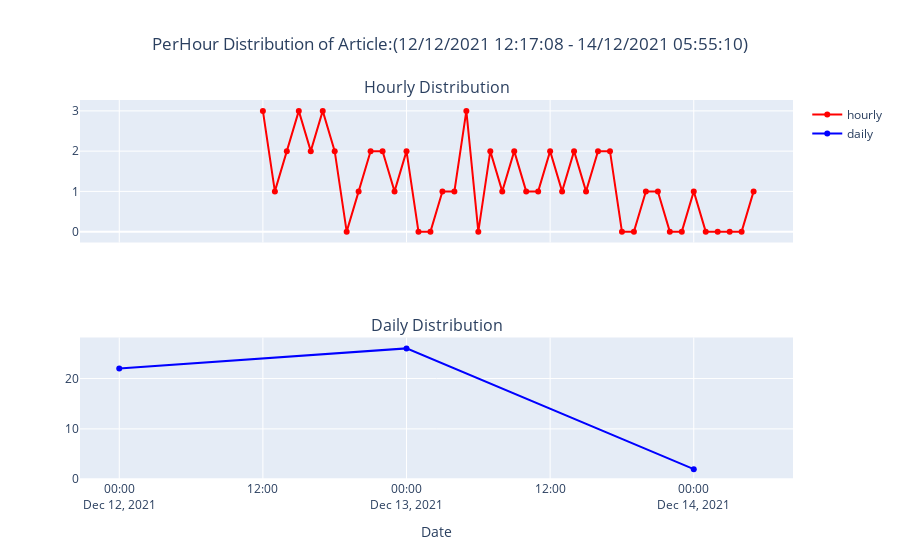

The notebook cell saved with this chart:
### Code cell
fig = make_subplots(rows=2, cols=1,shared_xaxes=True,subplot_titles=('Hourly Distribution',  'Daily Distribution'))

fig.add_trace(
    go.Scatter(x= perh['pdate'],
                          y=perh['source'],
                          mode ='markers+lines',
                          name ="hourly",
                          marker_color = 'red'),row = 1, col=1)

fig.add_trace(
    go.Scatter(x=perd['pdate'], 
               y=perd['source'],
               mode ='markers+lines',
               name='daily',
               marker_color = 'blue'),
    row=2, col=1
)
fig['layout']['xaxis2']['title'] = 'Date'
fig.update_layout(
    title_text = 'PerHour Distribution of Article:({} - {})'.format(art['pdate'][0].strftime("%d/%m/%Y %H:%M:%S"),
                                                       art['pdate'][49].strftime("%d/%m/%Y %H:%M:%S")),template="plotly",
    title_x=0.5)
fig.show()

### Figure 1 — Plotly figure (JSON) as saved in the notebook; plotly's stock layout.template omitted (floating-point values rounded to 4 significant figures)
{"data": [{"marker": {"color": "red"}, "mode": "markers+lines", "name": "hourly", "type": "scatter", "x": ["2021-12-12T12:00:00", "2021-12-12T13:00:00", "2021-12-12T14:00:00", "2021-12-12T15:00:00", "2021-12-12T16:00:00", "2021-12-12T17:00:00", "2021-12-12T18:00:00", "2021-12-12T19:00:00", "2021-12-12T20:00:00", "2021-12-12T21:00:00", "2021-12-12T22:00:00", "2021-12-12T23:00:00", "2021-12-13T00:00:00", "2021-12-13T01:00:00", "2021-12-13T02:00:00", "2021-12-13T03:00:00", "2021-12-13T04:00:00", "2021-12-13T05:00:00", "2021-12-13T06:00:00", "2021-12-13T07:00:00", "2021-12-13T08:00:00", "2021-12-13T09:00:00", "2021-12-13T10:00:00", "2021-12-13T11:00:00", "2021-12-13T12:00:00", "2021-12-13T13:00:00", "2021-12-13T14:00:00", "2021-12-13T15:00:00", "2021-12-13T16:00:00", "2021-12-13T17:00:00", "2021-12-13T18:00:00", "2021-12-13T19:00:00", "2021-12-13T20:00:00", "2021-12-13T21:00:00", "2021-12-13T22:00:00", "2021-12-13T23:00:00", "2021-12-14T00:00:00", "2021-12-14T01:00:00", "2021-12-14T02:00:00", "2021-12-14T03:00:00", "2021-12-14T04:00:00", "2021-12-14T05:00:00"], "xaxis": "x", "y": [3, 1, 2, 3, 2, 3, 2, 0, 1, 2, 2, 1, 2, 0, 0, 1, 1, 3, 0, 2, 1, 2, 1, 1, 2, 1, 2, 1, 2, 2, 0, 0, 1, 1, 0, 0, 1, 0, 0, 0, 0, 1], "yaxis": "y"}, {"marker": {"color": "blue"}, "mode": "markers+lines", "name": "daily", "type": "scatter", "x": ["2021-12-12T00:00:00", "2021-12-13T00:00:00", "2021-12-14T00:00:00"], "xaxis": "x2", "y": [22, 26, 2], "yaxis": "y2"}], "layout": {"annotations": [{"font": {"size": 16}, "showarrow": false, "text": "Hourly Distribution", "x": 0.5, "xanchor": "center", "xref": "paper", "y": 1, "yanchor": "bottom", "yref": "paper"}, {"font": {"size": 16}, "showarrow": false, "text": "Daily Distribution", "x": 0.5, "xanchor": "center", "xref": "paper", "y": 0.375, "yanchor": "bottom", "yref": "paper"}], "title": {"text": "PerHour Distribution of Article:(12/12/2021 12:17:08 - 14/12/2021 05:55:10)", "x": 0.5}, "xaxis": {"anchor": "y", "domain": [0, 1], "matches": "x2", "showticklabels": false}, "xaxis2": {"anchor": "y2", "domain": [0, 1], "title": {"text": "Date"}}, "yaxis": {"anchor": "x", "domain": [0.625, 1]}, "yaxis2": {"anchor": "x2", "domain": [0, 0.375]}}}
